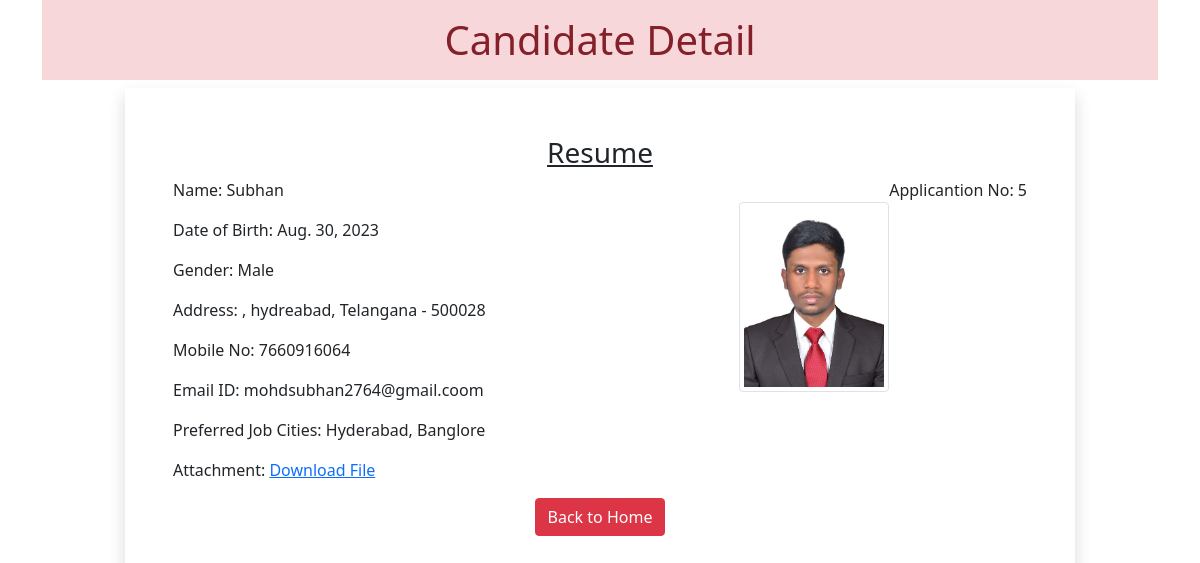
The page /5 on the database its author committed.
### myapp/models.py (models this page shows)
class Resume(models.Model):
    name=models.CharField(max_length=100)
    dob=models.DateField(auto_now=False,auto_now_add=False)
    gender=models.CharField(max_length=100)
    location=models.CharField(max_length=100)
    city=models.CharField(max_length=100)
    pin=models.PositiveIntegerField()
    state=models.CharField(choices=STATE_CHOICE,max_length=50)
    mobile=models.PositiveIntegerField()
    email=models.EmailField()
    job_city=models.CharField(max_length=100)
    profile_image=models.ImageField(upload_to='profileimg',blank=True)
    my_file=models.FileField(upload_to='resume',blank=True)

### myapp/views.py (the view)
# urls.py: path('<int:pk>',views.CandidateView.as_view(),name='candidate')
class CandidateView(View):
  def get(self, request, pk):
    candidate = Resume.objects.get(pk=pk)
    return render(request, 'myapp/candidate.html', {'candidate':candidate})

### myapp/templatetags/myfilter.py (called while the page is built)
@register.filter(name='remove_special')
def remove_chars(value, arg):
 for character in arg:
  value = value.replace(character, "")
 return value

### myapp/templates/myapp/candidate.html (shortened to what this page needs)
<!DOCTYPE html>
{% load myfilter %}
<html lang="en">
<head>
  <link href="https://cdn.jsdelivr.net/npm/bootstrap@5.0.0-beta2/dist/css/bootstrap.min.css" rel="stylesheet">
</head>
<body>
  <div class="container">
   <h1 class="alert-danger text-center p-3">Candidate Detail</h1>
   <div class="row">
    <div class="col-sm-10 shadow p-5 offset-sm-1">
     <h3 class="text-center"><u>Resume</u></h3>
     <p class="float-end">Applicantion No: {{candidate.id}}</p>
     <img src="{{candidate.profile_image.url}}" alt="" class="img-fluid img-thumbnail float-end mt-4" width="150" height="150">
     <p>Name: {{candidate.name}}</p>
     <p>Date of Birth: {{candidate.dob}}</p>
     <p>Gender: {{candidate.gender}}</p>
     <p>Address: {{candidate.locality}}, {{candidate.city}}, {{candidate.state}} - {{candidate.pin}}</p>
     <p>Mobile No: {{candidate.mobile}}</p>
     <p>Email ID: {{candidate.email}}</p>
     <p>Preferred Job Cities: {{candidate.job_city|remove_special:"[]'"}}</p>
     <p>Attachment: <a href="{{candidate.my_file.url}}">Download File</a></p>
    <div class="text-center">
     <a href="/" class="btn btn-danger">Back to Home</a>
    </div>
    </div>
   </div>
  </div>
</body>
</html>

### rows shown on the page
Resume: id "5", profile_image (picture), name "Subhan", dob "Aug. 30, 2023", gender "Male", city "hydreabad", state "Telangana", pin "500028", mobile "7660916064", email "mohdsubhan2764@gmail.coom", job_city|remove_special "Hyderabad, Banglore"
